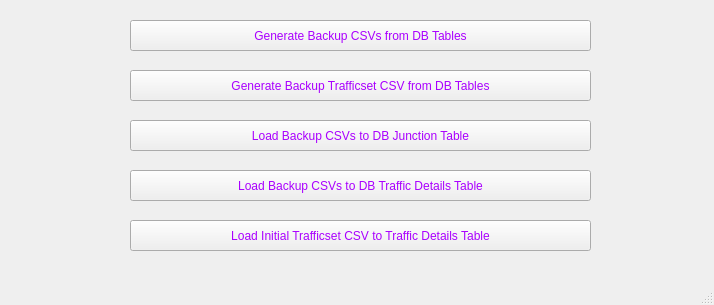
<?xml version="1.0" encoding="UTF-8"?>
<ui version="4.0">
 <class>MainWindow</class>
 <widget class="QMainWindow" name="MainWindow">
  <property name="geometry">
   <rect>
    <x>0</x>
    <y>0</y>
    <width>714</width>
    <height>305</height>
   </rect>
  </property>
  <property name="windowTitle">
   <string>Traffic Congestion Prediction</string>
  </property>
  <property name="styleSheet">
   <string notr="true">color: rgb(170, 0, 255);
font: 75 12pt &quot;MS Shell Dlg 2&quot;;</string>
  </property>
  <widget class="QWidget" name="centralwidget">
   <widget class="QPushButton" name="pushButton">
    <property name="geometry">
     <rect>
      <x>130</x>
      <y>120</y>
      <width>461</width>
      <height>31</height>
     </rect>
    </property>
    <property name="text">
     <string>Load Backup CSVs to DB Junction Table</string>
    </property>
   </widget>
   <widget class="QPushButton" name="pushButton_2">
    <property name="geometry">
     <rect>
      <x>130</x>
      <y>170</y>
      <width>461</width>
      <height>31</height>
     </rect>
    </property>
    <property name="text">
     <string>Load Backup CSVs to DB Traffic Details Table</string>
    </property>
   </widget>
   <widget class="QPushButton" name="pushButton_4">
    <property name="geometry">
     <rect>
      <x>130</x>
      <y>220</y>
      <width>461</width>
      <height>31</height>
     </rect>
    </property>
    <property name="text">
     <string>Load Initial Trafficset CSV to Traffic Details Table</string>
    </property>
   </widget>
   <widget class="QPushButton" name="pushButton_5">
    <property name="geometry">
     <rect>
      <x>130</x>
      <y>20</y>
      <width>461</width>
      <height>31</height>
     </rect>
    </property>
    <property name="text">
     <string>Generate Backup CSVs from DB Tables</string>
    </property>
   </widget>
   <widget class="QPushButton" name="pushButton_6">
    <property name="geometry">
     <rect>
      <x>130</x>
      <y>70</y>
      <width>461</width>
      <height>31</height>
     </rect>
    </property>
    <property name="text">
     <string>Generate Backup Trafficset CSV from DB Tables</string>
    </property>
   </widget>
  </widget>
  <widget class="QStatusBar" name="statusbar"/>
 </widget>
 <resources/>
 <connections/>
</ui>
